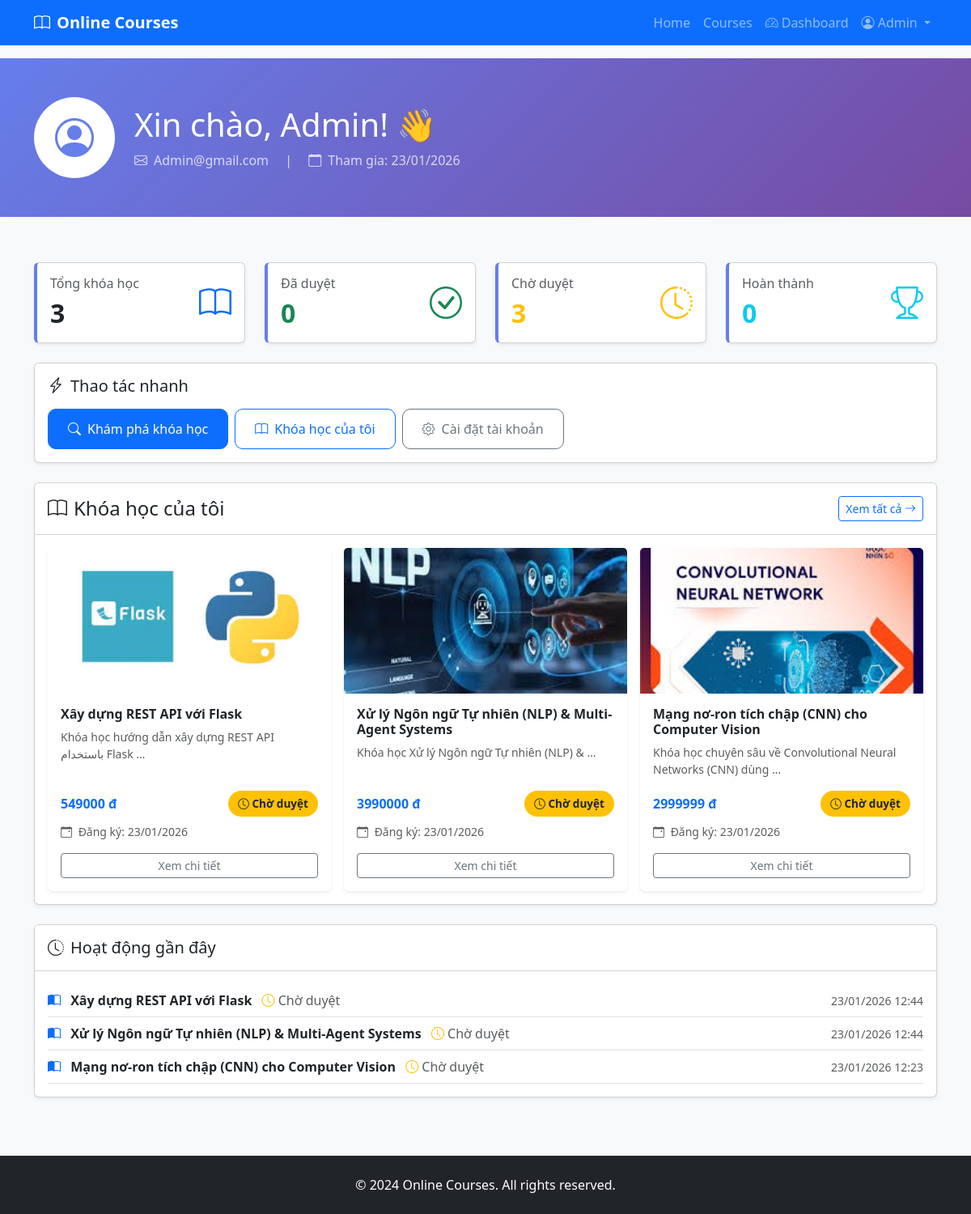
Screenshot of /courses/dashboard/ (signed in) with the database file from the repository.
### courses/models.py (models this page shows, shortened)
class Enrollment(models.Model):
    STATUS_CHOICES = [
        ('pending', 'Chờ duyệt'),
        ('approved', 'Đã duyệt'),
        ('rejected', 'Từ chối'),
        ('cancelled', 'Đã hủy'),
    ]
    user = models.ForeignKey(
        User,
        on_delete=models.CASCADE,
        related_name='enrollments',
        verbose_name="Học viên"
    )
    course = models.ForeignKey(
        Course,
        on_delete=models.CASCADE,
        related_name='enrollments',
        verbose_name="Khóa học"
    )
    status = models.CharField(
        max_length=20,
        choices=STATUS_CHOICES,
        default='pending',
        verbose_name="Trạng thái"
    )
    created_at = models.DateTimeField(auto_now_add=True, verbose_name="Ngày đăng ký")
    updated_at = models.DateTimeField(auto_now=True, verbose_name="Ngày cập nhật")
    approved_at = models.DateTimeField(null=True, blank=True, verbose_name="Ngày duyệt")
    admin_note = models.TextField(blank=True, verbose_name="Ghi chú từ admin")
    class Meta:
        verbose_name = "Đăng ký học"
        verbose_name_plural = "Đăng ký học"
        ordering = ['-created_at']
        unique_together = ['user', 'course']  # Tránh đăng ký trùng
        permissions = [
            ("can_approve_enrollment", "Có thể duyệt đăng ký"),
            ("can_reject_enrollment", "Có thể từ chối đăng ký"),
        ]

class Course(models.Model):
    STATUS_CHOICES = [
        ('draft', 'Nháp'),
        ('pending', 'Chờ duyệt'),
        ('approved', 'Đã duyệt'),
        ('rejected', 'Từ chối'),
    ]
    title = models.CharField(max_length=200, verbose_name="Tiêu đề")
    description = models.TextField(verbose_name="Mô tả")
    price = models.DecimalField(max_digits=10, decimal_places=2, verbose_name="Giá")
    image = models.ImageField(upload_to='courses/', verbose_name="Hình ảnh")
    category = models.ForeignKey(
        Category,
        on_delete=models.SET_NULL,
        null=True,
        blank=True,
        related_name='courses',
        verbose_name="Danh mục"
    )
    status = models.CharField(
        max_length=20,
        choices=STATUS_CHOICES,
        default='draft',
        verbose_name="Trạng thái"
    )
    created_by = models.ForeignKey(
        User,
        on_delete=models.CASCADE,
        related_name='courses',
        verbose_name="Người tạo"
    )
    created_at = models.DateTimeField(auto_now_add=True, verbose_name="Ngày tạo")
    updated_at = models.DateTimeField(auto_now=True, verbose_name="Ngày cập nhật")
    class Meta:
        verbose_name = "Khóa học"
        verbose_name_plural = "Khóa học"
        ordering = ['-created_at']
        permissions = [
            ("can_approve_course", "Có thể duyệt khóa học"),
            ("can_reject_course", "Có thể từ chối khóa học"),
        ]

### courses/views.py (the view)
# urls.py: path('dashboard/', views.dashboard, name='dashboard'),
@login_required
def dashboard(request):
    enrollments = Enrollment.objects.filter(
        user=request.user
    ).select_related('course').order_by('-created_at')
    approved_count = enrollments.filter(status='approved').count()
    pending_count = enrollments.filter(status='pending').count()
    rejected_count = enrollments.filter(status='rejected').count()
    cancelled_count = enrollments.filter(status='cancelled').count()
    return render(request, 'courses/dashboard.html', {
        'enrollments': enrollments,
        'approved_count': approved_count,
        'pending_count': pending_count,
        'rejected_count': rejected_count,
        'cancelled_count': cancelled_count,
    })

### templates/courses/dashboard.html (shortened to what this page needs)
{% extends "base.html" %}
{% block content %}
<div class="dashboard-header">
    <div class="container">
        <div class="row align-items-center">
            <div class="col-auto">
                <div class="profile-avatar">
                    <i class="bi bi-person-circle"></i>
                </div>
            </div>
            <div class="col">
                <h1 class="mb-2">Xin chào, {{ request.user.get_full_name|default:request.user.username }}! 👋</h1>
                <p class="mb-0 opacity-75">
                    <i class="bi bi-envelope me-2"></i>{{ request.user.email }}
                    <span class="mx-3">|</span>
                    <i class="bi bi-calendar me-2"></i>Tham gia: {{ request.user.date_joined|date:"d/m/Y" }}
                </p>
            </div>
        </div>
    </div>
</div>
<main class="container py-4">
    <div class="row g-4 mb-4">
        <div class="col-md-6 col-lg-3">
            <div class="card stat-card h-100 shadow-sm">
                <div class="card-body">
                    <div class="d-flex justify-content-between align-items-center">
                        <div>
                            <h6 class="text-muted mb-2">Tổng khóa học</h6>
                            <h2 class="mb-0 fw-bold">{{ enrollments|length }}</h2>
                        </div>
                        <div class="text-primary" style="font-size: 2.5rem;">
                            <i class="bi bi-book"></i>
                        </div>
                    </div>
                </div>
            </div>
        </div>
        <div class="col-md-6 col-lg-3">
            <div class="card stat-card h-100 shadow-sm">
                <div class="card-body">
                    <div class="d-flex justify-content-between align-items-center">
                        <div>
                            <h6 class="text-muted mb-2">Đã duyệt</h6>
                            <h2 class="mb-0 fw-bold text-success">
                                {{ approved_count }}
                            </h2>
                        </div>
                        <div class="text-success" style="font-size: 2.5rem;">
                            <i class="bi bi-check-circle"></i>
                        </div>
                    </div>
                </div>
            </div>
        </div>
        <div class="col-md-6 col-lg-3">
            <div class="card stat-card h-100 shadow-sm">
                <div class="card-body">
                    <div class="d-flex justify-content-between align-items-center">
                        <div>
                            <h6 class="text-muted mb-2">Chờ duyệt</h6>
                            <h2 class="mb-0 fw-bold text-warning">
                                {{ pending_count }}
                            </h2>
                        </div>
                        <div class="text-warning" style="font-size: 2.5rem;">
                            <i class="bi bi-clock-history"></i>
                        </div>
                    </div>
                </div>
            </div>
        </div>
        <div class="col-md-6 col-lg-3">
            <div class="card stat-card h-100 shadow-sm">
                <div class="card-body">
                    <div class="d-flex justify-content-between align-items-center">
                        <div>
                            <h6 class="text-muted mb-2">Hoàn thành</h6>
                            <h2 class="mb-0 fw-bold text-info">0</h2>
                        </div>
                        <div class="text-info" style="font-size: 2.5rem;">
                            <i class="bi bi-trophy"></i>
                        </div>
                    </div>
                </div>
            </div>
        </div>
    </div>
    <div class="card shadow-sm mb-4">
        <div class="card-body">
            <h5 class="card-title mb-3">
                <i class="bi bi-lightning-charge me-2"></i>Thao tác nhanh
            </h5>
            <div class="d-flex gap-2 flex-wrap">
                <a href="/courses/" class="btn btn-primary quick-action-btn">
                    <i class="bi bi-search me-2"></i>Khám phá khóa học
                </a>
                <a href="/courses/my-courses/" class="btn btn-outline-primary quick-action-btn">
                    <i class="bi bi-book me-2"></i>Khóa học của tôi
                </a>
                <a href="#" class="btn btn-outline-secondary quick-action-btn">
                    <i class="bi bi-gear me-2"></i>Cài đặt tài khoản
                </a>
            </div>
        </div>
    </div>
    <div class="card shadow-sm">
        <div class="card-header bg-white py-3">
            <div class="d-flex justify-content-between align-items-center">
                <h4 class="mb-0"><i class="bi bi-book me-2"></i>Khóa học của tôi</h4>
                <a href="/courses/my-courses/" class="btn btn-sm btn-outline-primary">
                    Xem tất cả <i class="bi bi-arrow-right"></i>
                </a>
            </div>
        </div>
        <div class="card-body">
            {% if enrollments %}
            <div class="row g-3">
                {% for enroll in enrollments|slice:":6" %}
                <div class="col-md-6 col-lg-4">
                    <div class="card course-card h-100 shadow-sm">
                        {% if enroll.course.image %}
                        <img src="{{ enroll.course.image.url }}"
                             class="card-img-top"
                             style="height: 180px; object-fit: cover;"
                             alt="{{ enroll.course.title }}">
                        {% else %}
                        <div class="card-img-top bg-light d-flex align-items-center justify-content-center"
                             style="height: 180px;">
                            <i class="bi bi-image text-muted" style="font-size: 3rem;"></i>
                        </div>
                        {% endif %}
                        <div class="card-body d-flex flex-column">
                            <h6 class="card-title fw-bold mb-2">{{ enroll.course.title }}</h6>
                            <p class="card-text text-muted small mb-3 flex-grow-1">
                                {{ enroll.course.description|truncatewords:10 }}
                            </p>
                            <div class="d-flex justify-content-between align-items-center mb-2">
                                <span class="fw-bold text-primary">
                                    {{ enroll.course.price|floatformat:0 }} đ
                                </span>
                                {% if enroll.status == 'pending' %}
                                <span class="status-badge bg-warning text-dark">
                                    <i class="bi bi-clock"></i> Chờ duyệt
                                </span>
                                {% elif enroll.status == 'approved' %}
                                <span class="status-badge bg-success text-white">
                                    <i class="bi bi-check-circle"></i> Đang học
                                </span>
                                {% elif enroll.status == 'rejected' %}
                                <span class="status-badge bg-danger text-white">
                                    <i class="bi bi-x-circle"></i> Từ chối
                                </span>
                                {% elif enroll.status == 'cancelled' %}
                                <span class="status-badge bg-secondary text-white">
                                    <i class="bi bi-slash-circle"></i> Đã hủy
                                </span>
                                {% endif %}
                            </div>
                            <div class="text-muted small">
                                <i class="bi bi-calendar-event me-1"></i>
                                Đăng ký: {{ enroll.created_at|date:"d/m/Y" }}
                            </div>
                        </div>
                        <div class="card-footer bg-transparent border-0 pt-0 pb-3">
                            {% if enroll.status == 'approved' %}
                            <a href="{% url 'courses:course_detail' enroll.course.id %}"
                               class="btn btn-sm btn-primary w-100">
                                <i class="bi bi-play-circle me-2"></i>Tiếp tục học
                            </a>
                            {% else %}
                            <a href="{% url 'courses:course_detail' enroll.course.id %}"
                               class="btn btn-sm btn-outline-secondary w-100">
                                Xem chi tiết
                            </a>
                            {% endif %}
                        </div>
                    </div>
                </div>
                {% endfor %}
            </div>
            {% endif %}
        </div>
    </div>
    {% if enrollments %}
    <div class="card shadow-sm mt-4">
        <div class="card-header bg-white py-3">
            <h5 class="mb-0">
                <i class="bi bi-clock-history me-2"></i>Hoạt động gần đây
            </h5>
        </div>
        <div class="card-body">
            <div class="list-group list-group-flush">
                {% for enroll in enrollments|slice:":5" %}
                <div class="list-group-item px-0 border-0 border-bottom">
                    <div class="d-flex justify-content-between align-items-center">
                        <div>
                            <i class="bi bi-book-half text-primary me-2"></i>
                            <strong>{{ enroll.course.title }}</strong>
                            <span class="text-muted ms-2">
                                {% if enroll.status == 'approved' %}
                                <i class="bi bi-check-circle text-success"></i> Đã duyệt
                                {% elif enroll.status == 'pending' %}
                                <i class="bi bi-clock text-warning"></i> Chờ duyệt
                                {% endif %}
                            </span>
                        </div>
                        <small class="text-muted">{{ enroll.created_at|date:"d/m/Y H:i" }}</small>
                    </div>
                </div>
                {% endfor %}
            </div>
        </div>
    </div>
    {% endif %}
</main>
{% endblock %}

### templates/base.html (shortened to what this page needs)
<!DOCTYPE html>
<html lang="vi">
<head>
    <link href="https://cdn.jsdelivr.net/npm/bootstrap@5.3.2/dist/css/bootstrap.min.css" rel="stylesheet">
    <link href="https://cdn.jsdelivr.net/npm/bootstrap-icons@1.11.1/font/bootstrap-icons.css" rel="stylesheet">
</head>
<body class="bg-light">
    <nav class="navbar navbar-expand-lg navbar-dark bg-primary">
        <div class="container">
            <a class="navbar-brand fw-bold" href="/">
                <i class="bi bi-book me-2"></i>Online Courses
            </a>
            <div class="collapse navbar-collapse" id="navbarNav">
                <ul class="navbar-nav ms-auto">
                    <li class="nav-item">
                        <a class="nav-link" href="/">Home</a>
                    </li>
                    <li class="nav-item">
                        <a class="nav-link" href="/courses/">Courses</a>
                    </li>
                    {% if user.is_authenticated %}
                        <li class="nav-item">
                            <a class="nav-link" href="{% url 'courses:dashboard' %}">
                                <i class="bi bi-speedometer2 me-1"></i>Dashboard
                            </a>
                        </li>
                        <li class="nav-item dropdown">
                            <a class="nav-link dropdown-toggle" href="#" role="button" data-bs-toggle="dropdown">
                                <i class="bi bi-person-circle"></i> {{ user.username }}
                            </a>
                        </li>
                    {% endif %}
                </ul>
            </div>
        </div>
    </nav>
    {% block content %}{% endblock %}
    <footer class="bg-dark text-white py-4 mt-5">
        <div class="container text-center">
            <p class="mb-0">&copy; 2024 Online Courses. All rights reserved.</p>
        </div>
    </footer>
</body>
</html>

### templates/courses/dashboard.html (style rules this page uses)
.dashboard-header { background: linear-gradient(135deg, #667eea 0%, #764ba2 100%); color: white; padding: 3rem 0; margin-bottom: 2rem; }
.stat-card { border-left: 4px solid #667eea; transition: transform 0.3s; }
.course-card { transition: all 0.3s; border: none; }
.profile-avatar { width: 100px; height: 100px; border-radius: 50%; background: white; display: flex; align-items: center; justify-content: center; font-size: 3rem; color: #667eea; border: 5px solid rgba(255,255,255,0.3); }
.status-badge { padding: 6px 12px; border-radius: 20px; font-size: 0.85rem; font-weight: 600; }
.quick-action-btn { border-radius: 10px; padding: 0.75rem 1.5rem; font-weight: 500; }

### rows the page displays
Enrollment: course.image (picture), course "Xây dựng REST API với Flask", course.description "Khóa học hướng dẫn xây dựng REST API باستخدام Flask …", course.price "549000", status "pending" (drawn), created_at "23/01/2026", created_at "23/01/2026 12:44"
Enrollment: course.image (picture), course "Xử lý Ngôn ngữ Tự nhiên (NLP) & Multi-Agent Systems", course.description "Khóa học Xử lý Ngôn ngữ Tự nhiên (NLP) & …", course.price "3990000", status "pending" (drawn), created_at "23/01/2026", created_at "23/01/2026 12:44"
Enrollment: course.image (picture), course "Mạng nơ-ron tích chập (CNN) cho Computer Vision", course.description "Khóa học chuyên sâu về Convolutional Neural Networks (CNN) dùng …", course.price "2999999", status "pending" (drawn), created_at "23/01/2026", created_at "23/01/2026 12:23"

### other values shown
{{ user.username }} "Admin"
{{ request.user.get_full_name|default:request.user.username }} "Admin"
{{ request.user.email }} "Admin@gmail.com"
{{ request.user.date_joined|date:"d/m/Y" }} "23/01/2026"
{{ enrollments|length }} "3"
{{ approved_count }} "0"
{{ pending_count }} "3"
